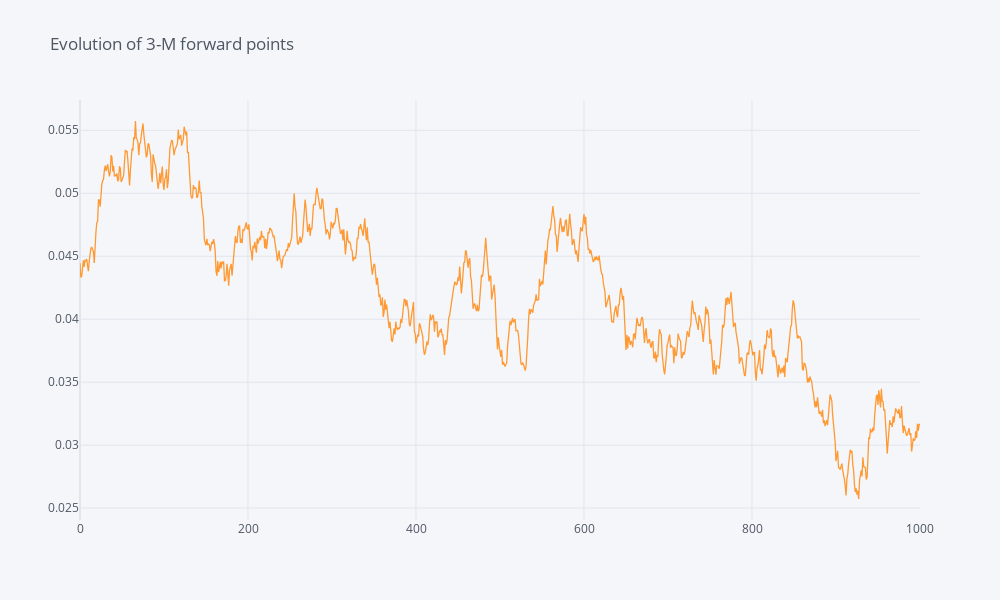

The notebook cell this image was saved under:
### Markdown cell above
On plotting the evolution of 3 month rate

### Code cell
simulated_fwd_rate_n.iloc[:, 7].iplot(title='Evolution of 3-M forward points')

### Figure 1 — Plotly figure (JSON) as saved in the notebook; plotly's stock layout.template omitted (floating-point values rounded to 4 significant figures; data arrays with more than 128 entries replaced by an {"elided": "..."} marker saying what was removed)
{"data": [{"line": {"color": "rgba(255, 153, 51, 1.0)", "dash": "solid", "shape": "linear", "width": 1.3}, "mode": "lines", "name": "3", "text": "", "type": "scatter", "x": {"elided": "1001 int values"}, "y": {"elided": "1001 float values"}}], "layout": {"height": 600, "legend": {"bgcolor": "#F5F6F9", "font": {"color": "#4D5663"}}, "paper_bgcolor": "#F5F6F9", "plot_bgcolor": "#F5F6F9", "title": {"font": {"color": "#4D5663"}, "text": "Evolution of 3-M forward points"}, "width": 1000, "xaxis": {"gridcolor": "#E1E5ED", "showgrid": true, "tickfont": {"color": "#4D5663"}, "title": {"font": {"color": "#4D5663"}, "text": ""}, "zerolinecolor": "#E1E5ED"}, "yaxis": {"gridcolor": "#E1E5ED", "showgrid": true, "tickfont": {"color": "#4D5663"}, "title": {"font": {"color": "#4D5663"}, "text": ""}, "zerolinecolor": "#E1E5ED"}}}
